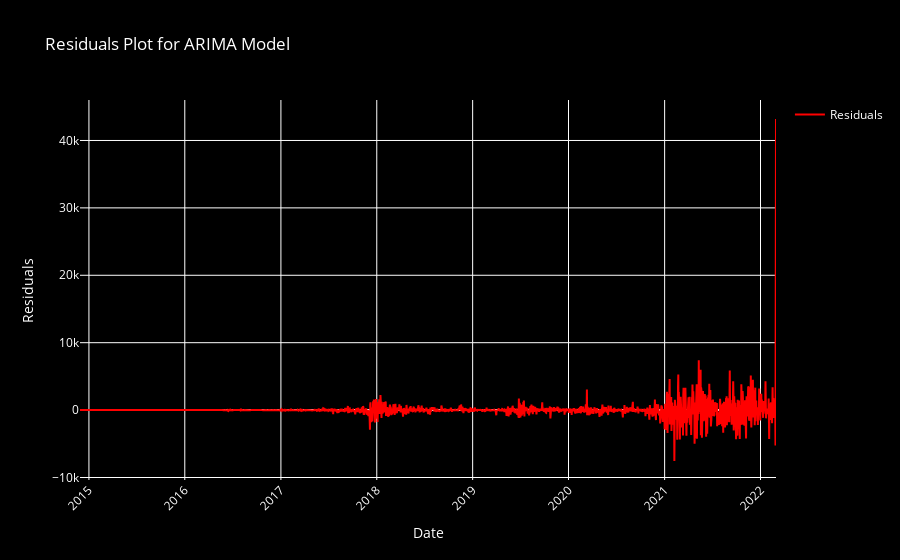
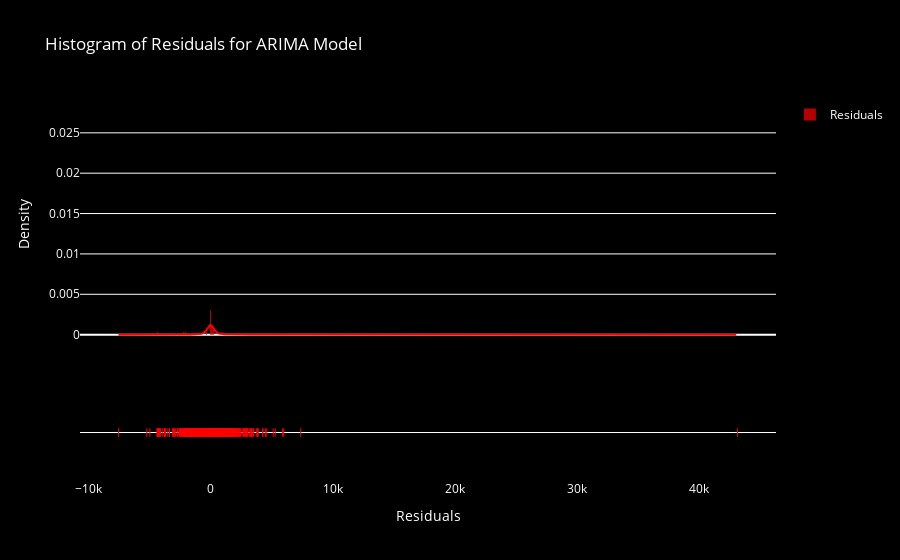

Notebook cell for these charts, in order:
### Markdown cell above
- ### Performance Metrics

- ### Cross-Validation

- ### Residual Analysis

### Code cell
import matplotlib.pyplot as plt
import plotly.graph_objects as go
import plotly.figure_factory as ff
from statsmodels.graphics.tsaplots import plot_acf, plot_pacf
from sklearn.metrics import mean_squared_error, mean_absolute_error, mean_absolute_percentage_error
from sklearn.model_selection import TimeSeriesSplit
import scipy.stats as stats

# Calculate performance metrics for Linear Regression
rmse_lr = np.sqrt(mean_squared_error(y_test, y_pred_test))
mae_lr = mean_absolute_error(y_test, y_pred_test)
mape_lr = mean_absolute_percentage_error(y_test, y_pred_test)

# Calculate performance metrics for Polynomial Regression
rmse_poly = np.sqrt(mean_squared_error(y_test, y_pred_test_poly))
mae_poly = mean_absolute_error(y_test, y_pred_test_poly)
mape_poly = mean_absolute_percentage_error(y_test, y_pred_test_poly)

# Calculate performance metrics for ARIMA
arima_predictions = arima_result.predict(start=0, end=len(df)-1)
rmse_arima = np.sqrt(mean_squared_error(df['close'], arima_predictions))
mae_arima = mean_absolute_error(df['close'], arima_predictions)
mape_arima = mean_absolute_percentage_error(df['close'], arima_predictions)

# Perform time series cross-validation for Linear Regression
lr_cv_rmse = []
for train_index, test_index in tscv.split(X):
    X_train_cv, X_test_cv = X.iloc[train_index], X.iloc[test_index]
    y_train_cv, y_test_cv = y.iloc[train_index], y.iloc[test_index]
    lr.fit(X_train_cv, y_train_cv)
    y_pred_cv = lr.predict(X_test_cv)
    rmse_cv = np.sqrt(mean_squared_error(y_test_cv, y_pred_cv))
    lr_cv_rmse.append(rmse_cv)

# Perform time series cross-validation for Polynomial Regression
poly_cv_rmse = []
for train_index, test_index in tscv.split(X):
    X_train_cv, X_test_cv = X.iloc[train_index], X.iloc[test_index]
    y_train_cv, y_test_cv = y.iloc[train_index], y.iloc[test_index]
    polyreg.fit(X_train_cv, y_train_cv)
    y_pred_cv = polyreg.predict(X_test_cv)
    rmse_cv = np.sqrt(mean_squared_error(y_test_cv, y_pred_cv))
    poly_cv_rmse.append(rmse_cv)

# Plot residuals over time for ARIMA using Plotly
fig_res_time = go.Figure()
fig_res_time.add_trace(go.Scatter(x=df['date'], y=residuals, mode='lines', name='Residuals', line=dict(color='red')))
fig_res_time.update_layout(title='Residuals Plot for ARIMA Model',
                            xaxis_title='Date',
                            yaxis_title='Residuals',
                            xaxis=dict(tickangle=-45),
                            showlegend=True,
                            plot_bgcolor='black',
                            paper_bgcolor='black',
                            font=dict(color='white'))
fig_res_time.show()

# Autocorrelation and Partial Autocorrelation Plots of Residuals for ARIMA using Matplotlib
fig_acf_pacf = plt.figure(figsize=(12, 8))
ax1 = fig_acf_pacf.add_subplot(211)
plot_acf(residuals.dropna(), ax=ax1, color='red')
ax1.set_title('Autocorrelation Function (ACF) of Residuals')
ax1.grid(color='white')

ax2 = fig_acf_pacf.add_subplot(212)
plot_pacf(residuals.dropna(), ax=ax2, color='purple')
ax2.set_title('Partial Autocorrelation Function (PACF) of Residuals')
ax2.grid(color='white')

plt.tight_layout()
plt.show()

# Additional residual analysis plot - Histogram of Residuals for ARIMA using Plotly
fig_hist_res = ff.create_distplot([residuals.dropna()], group_labels=['Residuals'], colors=['red'])
fig_hist_res.update_layout(title='Histogram of Residuals for ARIMA Model', xaxis_title='Residuals', yaxis_title='Density',
                            plot_bgcolor='black',
                            paper_bgcolor='black',
                            font=dict(color='white'))
fig_hist_res.show()

# Additional residual analysis plot - QQ Plot for ARIMA
fig_qq = sm.qqplot(residuals.dropna(), line='s')
plt.title('QQ Plot of Residuals for ARIMA Model', color='white')
plt.grid(color='white')
plt.show()

# Print performance metrics
print("Performance Metrics:")
print("Linear Regression - RMSE:", rmse_lr, " MAE:", mae_lr, " MAPE:", mape_lr)
print("Polynomial Regression - RMSE:", rmse_poly, " MAE:", mae_poly, " MAPE:", mape_poly)
print("ARIMA - RMSE:", rmse_arima, " MAE:", mae_arima, " MAPE:", mape_arima)

# Print cross-validation results
print("Cross-Validation RMSE for Linear Regression:", lr_cv_rmse)
print("Cross-Validation RMSE for Polynomial Regression:", poly_cv_rmse)

### Figure 1 — Plotly figure (JSON) as saved in the notebook; plotly's stock layout.template omitted (floating-point values rounded to 4 significant figures; data arrays with more than 128 entries replaced by an {"elided": "..."} marker saying what was removed)
{"data": [{"line": {"color": "red"}, "mode": "lines", "name": "Residuals", "type": "scatter", "x": {"elided": "2651 str values"}, "y": {"elided": "2651 float values"}}], "layout": {"font": {"color": "white"}, "paper_bgcolor": "black", "plot_bgcolor": "black", "showlegend": true, "title": {"text": "Residuals Plot for ARIMA Model"}, "xaxis": {"tickangle": -45, "title": {"text": "Date"}}, "yaxis": {"title": {"text": "Residuals"}}}}

### Figure 2 — Plotly figure (JSON) as saved in the notebook; plotly's stock layout.template omitted (floating-point values rounded to 4 significant figures; data arrays with more than 128 entries replaced by an {"elided": "..."} marker saying what was removed)
{"data": [{"autobinx": false, "histnorm": "probability density", "legendgroup": "Residuals", "marker": {"color": "red"}, "name": "Residuals", "opacity": 0.7, "type": "histogram", "x": {"elided": "2651 float values"}, "xaxis": "x", "xbins": {"end": 43190.0, "size": 1, "start": -7553.0}, "yaxis": "y"}, {"legendgroup": "Residuals", "marker": {"color": "red"}, "mode": "lines", "name": "Residuals", "showlegend": false, "type": "scatter", "x": {"elided": "500 float values"}, "xaxis": "x", "y": {"elided": "500 float values"}, "yaxis": "y"}, {"legendgroup": "Residuals", "marker": {"color": "red", "symbol": "line-ns-open"}, "mode": "markers", "name": "Residuals", "showlegend": false, "type": "scatter", "x": {"elided": "2651 float values"}, "xaxis": "x", "y": {"elided": "2651 str values"}, "yaxis": "y2"}], "layout": {"barmode": "overlay", "font": {"color": "white"}, "hovermode": "closest", "legend": {"traceorder": "reversed"}, "paper_bgcolor": "black", "plot_bgcolor": "black", "title": {"text": "Histogram of Residuals for ARIMA Model"}, "xaxis": {"anchor": "y2", "domain": [0, 1], "title": {"text": "Residuals"}, "zeroline": false}, "yaxis": {"anchor": "free", "domain": [0.35, 1], "position": 0, "title": {"text": "Density"}}, "yaxis2": {"anchor": "x", "domain": [0, 0.25], "dtick": 1, "showticklabels": false}}}
